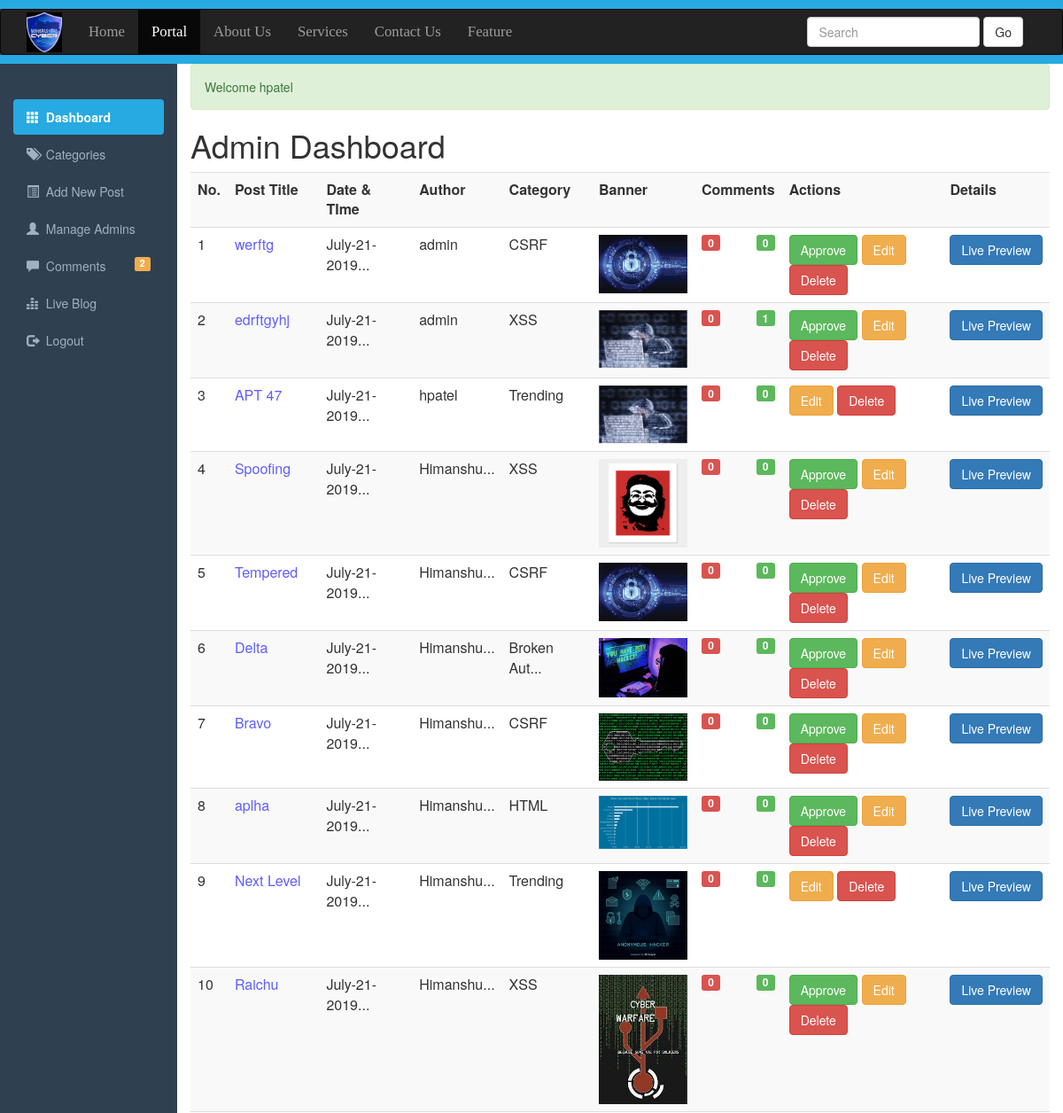
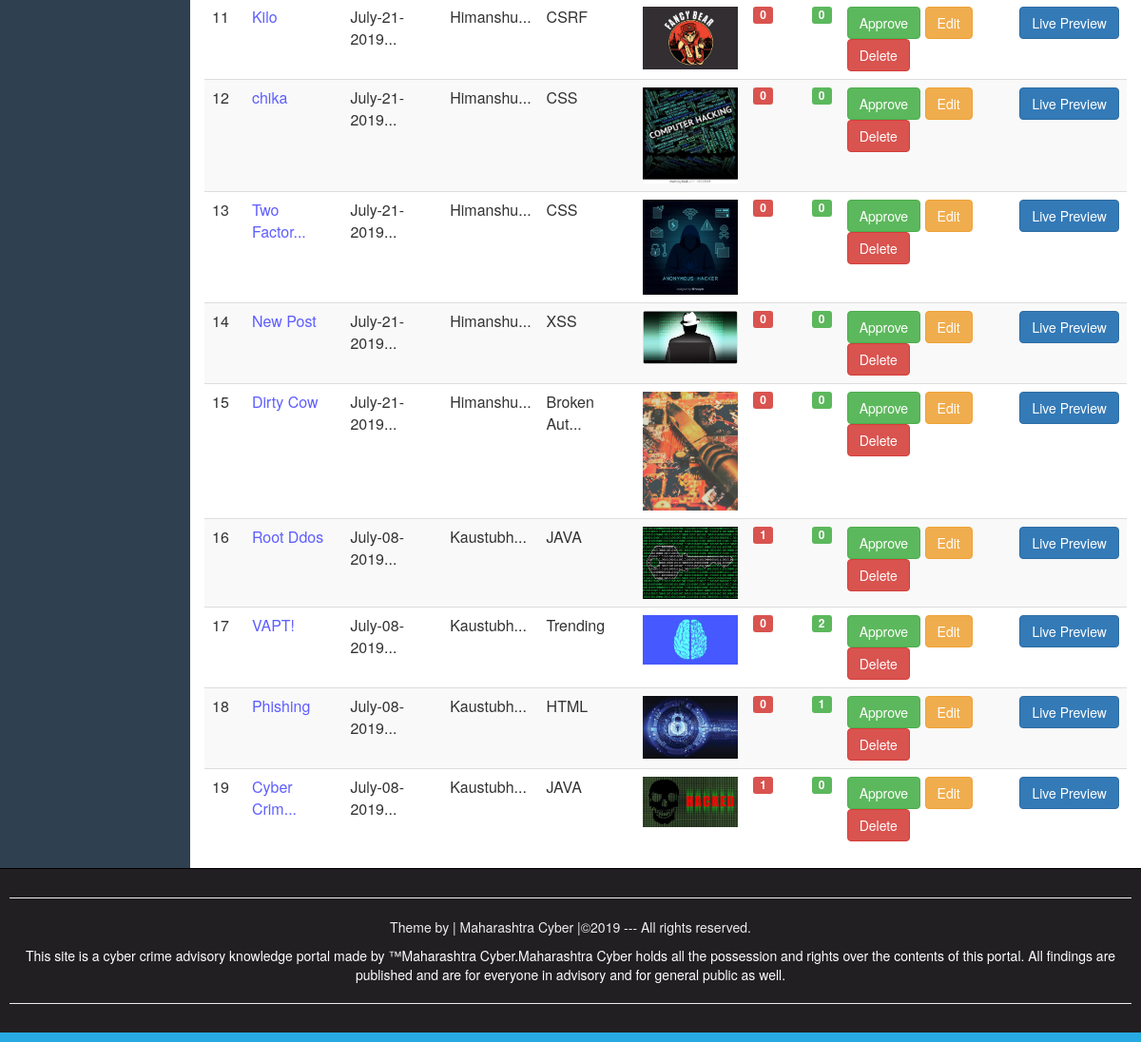
/Dashboard.php (signed in), run on the app's committed database (2 pictures, top to bottom).
### tables this page shows
CREATE TABLE `admin_panel` (
  `id` int(10) NOT NULL,
  `datetime` varchar(50) NOT NULL,
  `category` varchar(250) NOT NULL,
  `title` varchar(200) NOT NULL,
  `author` varchar(100) NOT NULL,
  `auther_id` int(11) NOT NULL,
  `image` varchar(300) NOT NULL,
  `post` varchar(20000) NOT NULL,
  `status` int(11) NOT NULL DEFAULT 0 COMMENT '0 for off and 1 for On'
);

### Dashboard.php (the view, shortened to what this page needs)
<?php require_once("include/Sessions.php");?>
<!DOCTYPE>
<html>
    <head>
        <link rel="stylesheet" href="css/bootstrap.min.css">
        <link rel="stylesheet" href="css/adminstyle.css">
    </head>
    <body>
    <div style="height: 10px;background: #27AAE1;"></div>
     <nav class ="navbar navbar-inverse" role="navigation">
    <div class="container">
        <div class="navbar-header">
        <a class="navbar-brand" href="Portal.php">
        <img style="margin-top: -12px;" src="images/maha.jfif" width=40;height=7;>
        </a>
        </div>
        <div class="collapse navbar-collapse" id="collapse">
        <ul class="nav navbar-nav">
            <li><a href="#">Home</a></li>
            <li class="active"><a href="portal" target="_blank">Portal</a></li>
            <li><a href="#">About Us</a></li>
            <li><a href="#">Services</a></li>
            <li><a href="#">Contact Us</a></li>
            <li><a href="#">Feature</a></li>
        </ul>
        <form action="portal" class="navbar-form navbar-right">
        <div class="form-group">
        <input type="text" class="form-control" placeholder="Search" name="Search">
        </div>
        <button class="btn btn-default" name="SearchButton">Go</button>
        </form>
        </div>
        </nav>
        <div class="Line" style="height: 10px;background: #27AAE1;"></div>
<div class="container-fluid">
<div class="row">
    <div class="col-sm-2">
    <br><br>
        <ul id="Side_Menu" class="nav nav-pills nav-stacked">
        <li class="active"><a href="dashboard">
        <span class="glyphicon glyphicon-th"></span>
        &nbsp;Dashboard</a></li>
        <li><a href="categories">
        <span class="glyphicon glyphicon-tags"></span>
        &nbsp;Categories</a></li>
        <li><a href="addNewPost">
        <span class="glyphicon glyphicon-list-alt"></span>
        &nbsp;Add New Post</a></li>
        <li><a href="manageAdmin">
        <span class="glyphicon glyphicon-user"></span>
        &nbsp;Manage Admins</a></li>
        <li><a href="comments">
        <span class="glyphicon glyphicon-comment"></span>
        &nbsp;Comments
        <?php
                     global $connection;
                     $QueryTotal="SELECT COUNT(*) FROM comments WHERE status='OFF'";
                     $ExecuteTotal=mysqli_query($connection,$QueryTotal);
                     $RowsTotal=mysqli_fetch_array($ExecuteTotal);
                     $TotalUnApprovedComments=array_shift($RowsTotal);
                ?>
                <span class="label pull-right label-warning">
                <?php echo $TotalUnApprovedComments; ?></span>
        </a></li>
        <li><a href="#">
        <span class="glyphicon glyphicon-equalizer"></span>
        &nbsp;Live Blog</a></li>
        <li><a href="logout">
        <span class="glyphicon glyphicon-log-out"></span>
        &nbsp;Logout</a></li>
        </ul>
        </div>
        <div class="col-sm-10">
        <div><?php  echo Message();
                    echo SuccessMessage();
         ?></div>
        <h1>Admin Dashboard</h1>
        <div class="table-responsive">
         <table class="table table-striped table-hover">
            <tr>
                <th>No.</th>
                <th>Post Title</th>
                <th>Date & TIme</th>
                <th>Author</th>
                <th>Category </th>
                <th>Banner</th>
                <th>Comments</th>
                <th>Actions</th>
                <th>Details</th>
            </tr>
            <?php
            global $connection;
            $ViewQuery="SELECT * FROM admin_panel ORDER BY datetime desc";
            $Execute=mysqli_query($connection,$ViewQuery);
            $SrNo=0;
            while($DataRows=mysqli_fetch_array($Execute)){
                $Id=$DataRows["id"];
                $DateTime=$DataRows["datetime"];
                $Title=$DataRows["title"];
                $Category=$DataRows["category"];
                $Admin=$DataRows["author"];
                $status=$DataRows["status"];
                $Image=$DataRows["image"];
                $SrNo++;
            ?>
            <tr>
            <td><?php echo $SrNo;?></td>
            <td style="color: #5e5eff;"><?php
            if(strlen($Title)>10){$Title=substr($Title,0,10)."...";}
            echo $Title;?></td>
            <td><?php
            if(strlen($DateTime)>11){$DateTime=substr($DateTime,0,12)."...";}
            echo $DateTime;?></td>
            <td><?php
             if(strlen($Admin)>8){$Admin=substr($Admin,0,8)."...";}
            echo $Admin;?></td>
            <td><?php
            if(strlen($Category)>10){$Category=substr($Category,0,10)."...";}
            echo  $Category;?></td>
            <td><img src="upload/<?php echo $Image;?>" width="100";height="30px"></td>
            <td>
                <?php
                     global $connection;
                     $QueryApproved="SELECT COUNT(*) FROM comments WHERE admin_panel_id='$Id'AND status='ON'";
                     $QueryDisApproved="SELECT COUNT(*) FROM comments WHERE admin_panel_id='$Id'AND status='OFF'";
                     $ExecuteApproved=mysqli_query($connection,$QueryApproved);
                     $ExecuteDisApproved=mysqli_query($connection,$QueryDisApproved);
                     $RowsApproved=mysqli_fetch_array($ExecuteApproved);
                     $RowsDisApproved=mysqli_fetch_array($ExecuteDisApproved);
                     $TotalDisApproved=array_shift($RowsDisApproved);
                     $TotalApproved=array_shift($RowsApproved);
                ?>
                <span class="label pull-left label-danger">
                <?php echo $TotalDisApproved; ?></span>
                <span class="label pull-right label-success">
                <?php echo $TotalApproved; ?></span>
            </td>
            <td>
            <?php if($status=="0"){ ?>
            <a href="approve_post?id=<?php echo $Id;?>">
            <span class="btn btn-success">Approve</span>
            </a> <?php } ?>
            <a href="editPost?Edit=<?php echo $Id;?>">
            <span class="btn btn-warning">Edit</span>
            </a>
            <a href="deletePost?Delete=<?php echo $Id;?>">
            <span class="btn btn-danger">Delete</span>
            </a>
            </td>
            <td><a href="fullPost?id=<?php echo $Id;?>" target="_blank"><span class="btn btn-primary">Live Preview</span></td></a>
            </tr>
<?php } ?>
</table>
</div>
        </div>
</div>
</div>
<div id="Footer">
    <hr><p>Theme by | Maharashtra Cyber |&copy;2019 --- All rights reserved.
</p>
<a style="color: white; text-decoration:none; cursor: pointer; font weight: bold" href="https://www.reportphishing.in/index.php" target="_blank">
<p>This site is a cyber crime advisory knowledge portal made by &trade;Maharashtra Cyber.Maharashtra Cyber holds all the possession and rights over the contents of this portal.
    All findings are published and are for everyone in advisory and for general public as well.
</p><hr></a>
</div>
<div style="height: 10px; background: #27AAE1;"></div>
    </body>
</html>

### css/adminstyle.css (style rules this page uses)
.navbar-nav li { font-family: Bitter,Georgia,Times,"Times New Roman",serif; font-size: 1.2em; }
.Line { margin-top: -20px; }
body { background-color: #2f4050; }
.col-sm-10 { background-color: #ffffff; }
#Side_Menu a { color: #9fb1c2; }
#Side_Menu .active a { color: #ffffff; background-color: #27AAE1; font-weight: bold; }
#Footer { padding: 10px; border-top: 1px solid black; color: #eeeeee; background-color: #211f22; text-align: center; }

### Dashboard.php (style rules this page uses)
.navbar-nav li { font-family: Bitter,Georgia,Times,"Times New Roman",serif; font-size: 1.2em; }
.Line { margin-top: -20px; }

### data on the page
admin_panel: title "werftg", datetime "July-21-2019...", author "admin", category "CSRF", image (picture), TotalDisApproved "0", TotalApproved "0"
admin_panel: title "edrftgyhj", datetime "July-21-2019...", author "admin", category "XSS", image (picture), TotalDisApproved "0", TotalApproved "1"
admin_panel: title "APT 47", datetime "July-21-2019...", author "hpatel", category "Trending", image (picture), TotalDisApproved "0", TotalApproved "0"
admin_panel: title "Spoofing", datetime "July-21-2019...", author "Himanshu...", category "XSS", image (picture), TotalDisApproved "0", TotalApproved "0"
admin_panel: title "Tempered", datetime "July-21-2019...", author "Himanshu...", category "CSRF", image (picture), TotalDisApproved "0", TotalApproved "0"
admin_panel: title "Delta", datetime "July-21-2019...", author "Himanshu...", category "Broken Aut...", image (picture), TotalDisApproved "0", TotalApproved "0"
admin_panel: title "Bravo", datetime "July-21-2019...", author "Himanshu...", category "CSRF", image (picture), TotalDisApproved "0", TotalApproved "0"
admin_panel: title "aplha", datetime "July-21-2019...", author "Himanshu...", category "HTML", image (picture), TotalDisApproved "0", TotalApproved "0"
admin_panel: title "Next Level", datetime "July-21-2019...", author "Himanshu...", category "Trending", image (placeholder picture), TotalDisApproved "0", TotalApproved "0"
admin_panel: title "Raichu", datetime "July-21-2019...", author "Himanshu...", category "XSS", image (picture), TotalDisApproved "0", TotalApproved "0"
admin_panel: title "Kilo", datetime "July-21-2019...", author "Himanshu...", category "CSRF", image (picture), TotalDisApproved "0", TotalApproved "0"
admin_panel: title "chika", datetime "July-21-2019...", author "Himanshu...", category "CSS", image (picture), TotalDisApproved "0", TotalApproved "0"
admin_panel: title "Two Factor...", datetime "July-21-2019...", author "Himanshu...", category "CSS", image (placeholder picture), TotalDisApproved "0", TotalApproved "0"
admin_panel: title "New Post", datetime "July-21-2019...", author "Himanshu...", category "XSS", image (picture), TotalDisApproved "0", TotalApproved "0"
admin_panel: title "Dirty Cow", datetime "July-21-2019...", author "Himanshu...", category "Broken Aut...", image (picture), TotalDisApproved "0", TotalApproved "0"
admin_panel: title "Root Ddos", datetime "July-08-2019...", author "Kaustubh...", category "JAVA", image (picture), TotalDisApproved "1", TotalApproved "0"
admin_panel: title "VAPT!", datetime "July-08-2019...", author "Kaustubh...", category "Trending", image (picture), TotalDisApproved "0", TotalApproved "2"
admin_panel: title "Phishing", datetime "July-08-2019...", author "Kaustubh...", category "HTML", image (picture), TotalDisApproved "0", TotalApproved "1"
admin_panel: title "Cyber Crim...", datetime "July-08-2019...", author "Kaustubh...", category "JAVA", image (picture), TotalDisApproved "1", TotalApproved "0"

### other printed values
$TotalUnApprovedComments "2"
SuccessMessage() "Welcome hpatel"
